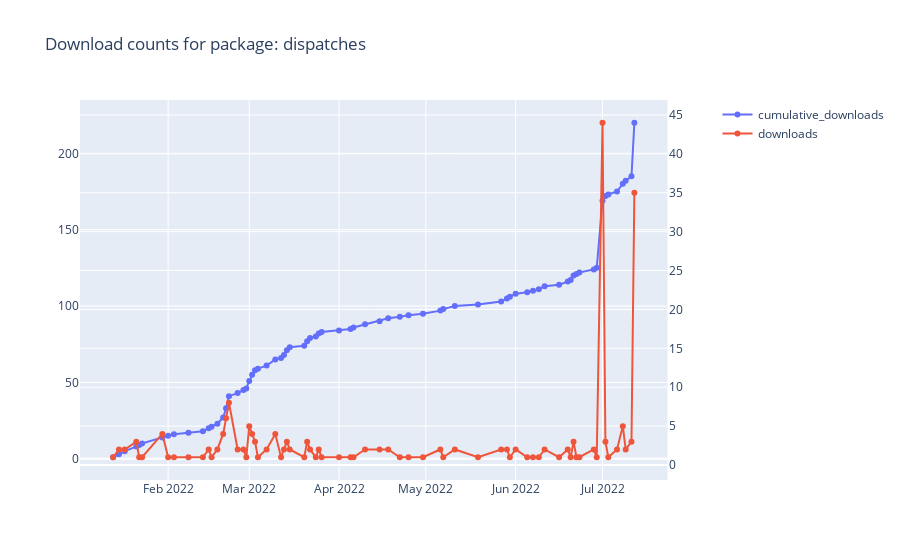

Notebook source saved alongside this figure:
### Markdown cell above
## Generate plot
Now we plot the data, saving the plot as a file and displaying it below.

### Code cell
def _make_multi_axes(
        df,
        x: str,
        y: str,
        y_secondary: str,
    ):
    fig = make_subplots(specs=[[{"secondary_y": True}]])
    x_data = df[x]
    
    return (
        fig
        .add_trace(
            go.Scatter(
                x=x_data,
                y=df[y],
                mode="lines+markers",
                name=y,
            ),
            secondary_y=False,
        )
        .add_trace(
            go.Scatter(
                x=x_data,
                y=df[y_secondary],
                mode="lines+markers",
                name=y_secondary,
            ),
            secondary_y=True,
        )
    )

(
    data
    .pipe(
        _make_multi_axes,
        x="date",
        y="cumulative_downloads",
        y_secondary="downloads"
    )
    .update_layout(
        title=f"Download counts for package: {pypi_name}"
    )
)

### Figure 1 — Plotly figure (JSON) as saved in the notebook; plotly's stock layout.template omitted (floating-point values rounded to 4 significant figures)
{"data": [{"mode": "lines+markers", "name": "cumulative_downloads", "type": "scatter", "x": ["2022-01-13", "2022-01-15", "2022-01-17", "2022-01-21", "2022-01-22", "2022-01-23", "2022-01-30", "2022-02-01", "2022-02-03", "2022-02-08", "2022-02-13", "2022-02-15", "2022-02-16", "2022-02-18", "2022-02-20", "2022-02-21", "2022-02-22", "2022-02-25", "2022-02-27", "2022-02-28", "2022-03-01", "2022-03-02", "2022-03-03", "2022-03-04", "2022-03-07", "2022-03-10", "2022-03-12", "2022-03-13", "2022-03-14", "2022-03-15", "2022-03-20", "2022-03-21", "2022-03-22", "2022-03-24", "2022-03-25", "2022-03-26", "2022-04-01", "2022-04-05", "2022-04-06", "2022-04-10", "2022-04-15", "2022-04-18", "2022-04-22", "2022-04-25", "2022-04-30", "2022-05-06", "2022-05-07", "2022-05-11", "2022-05-19", "2022-05-27", "2022-05-29", "2022-05-30", "2022-06-01", "2022-06-05", "2022-06-07", "2022-06-09", "2022-06-11", "2022-06-16", "2022-06-19", "2022-06-20", "2022-06-21", "2022-06-22", "2022-06-23", "2022-06-28", "2022-06-29", "2022-07-01", "2022-07-02", "2022-07-03", "2022-07-06", "2022-07-08", "2022-07-09", "2022-07-11", "2022-07-12"], "xaxis": "x", "y": [1, 3, 5, 8, 9, 10, 14, 15, 16, 17, 18, 20, 21, 23, 27, 33, 41, 43, 45, 46, 51, 55, 58, 59, 61, 65, 66, 68, 71, 73, 74, 77, 79, 80, 82, 83, 84, 85, 86, 88, 90, 92, 93, 94, 95, 97, 98, 100, 101, 103, 105, 106, 108, 109, 110, 111, 113, 114, 116, 117, 120, 121, 122, 124, 125, 169, 172, 173, 175, 180, 182, 185, 220], "yaxis": "y"}, {"mode": "lines+markers", "name": "downloads", "type": "scatter", "x": ["2022-01-13", "2022-01-15", "2022-01-17", "2022-01-21", "2022-01-22", "2022-01-23", "2022-01-30", "2022-02-01", "2022-02-03", "2022-02-08", "2022-02-13", "2022-02-15", "2022-02-16", "2022-02-18", "2022-02-20", "2022-02-21", "2022-02-22", "2022-02-25", "2022-02-27", "2022-02-28", "2022-03-01", "2022-03-02", "2022-03-03", "2022-03-04", "2022-03-07", "2022-03-10", "2022-03-12", "2022-03-13", "2022-03-14", "2022-03-15", "2022-03-20", "2022-03-21", "2022-03-22", "2022-03-24", "2022-03-25", "2022-03-26", "2022-04-01", "2022-04-05", "2022-04-06", "2022-04-10", "2022-04-15", "2022-04-18", "2022-04-22", "2022-04-25", "2022-04-30", "2022-05-06", "2022-05-07", "2022-05-11", "2022-05-19", "2022-05-27", "2022-05-29", "2022-05-30", "2022-06-01", "2022-06-05", "2022-06-07", "2022-06-09", "2022-06-11", "2022-06-16", "2022-06-19", "2022-06-20", "2022-06-21", "2022-06-22", "2022-06-23", "2022-06-28", "2022-06-29", "2022-07-01", "2022-07-02", "2022-07-03", "2022-07-06", "2022-07-08", "2022-07-09", "2022-07-11", "2022-07-12"], "xaxis": "x", "y": [1, 2, 2, 3, 1, 1, 4, 1, 1, 1, 1, 2, 1, 2, 4, 6, 8, 2, 2, 1, 5, 4, 3, 1, 2, 4, 1, 2, 3, 2, 1, 3, 2, 1, 2, 1, 1, 1, 1, 2, 2, 2, 1, 1, 1, 2, 1, 2, 1, 2, 2, 1, 2, 1, 1, 1, 2, 1, 2, 1, 3, 1, 1, 2, 1, 44, 3, 1, 2, 5, 2, 3, 35], "yaxis": "y2"}], "layout": {"autosize": true, "title": {"text": "Download counts for package: dispatches"}, "xaxis": {"anchor": "y", "autorange": true, "domain": [0, 0.94], "range": ["2022-01-02 07:04:31.1739", "2022-07-22 16:55:28.8261"], "type": "date"}, "yaxis": {"anchor": "x", "autorange": true, "domain": [0, 1], "range": [-17.07, 238.1], "type": "linear"}, "yaxis2": {"anchor": "x", "autorange": true, "overlaying": "y", "range": [-2.549, 47.55], "side": "right", "type": "linear"}}}
